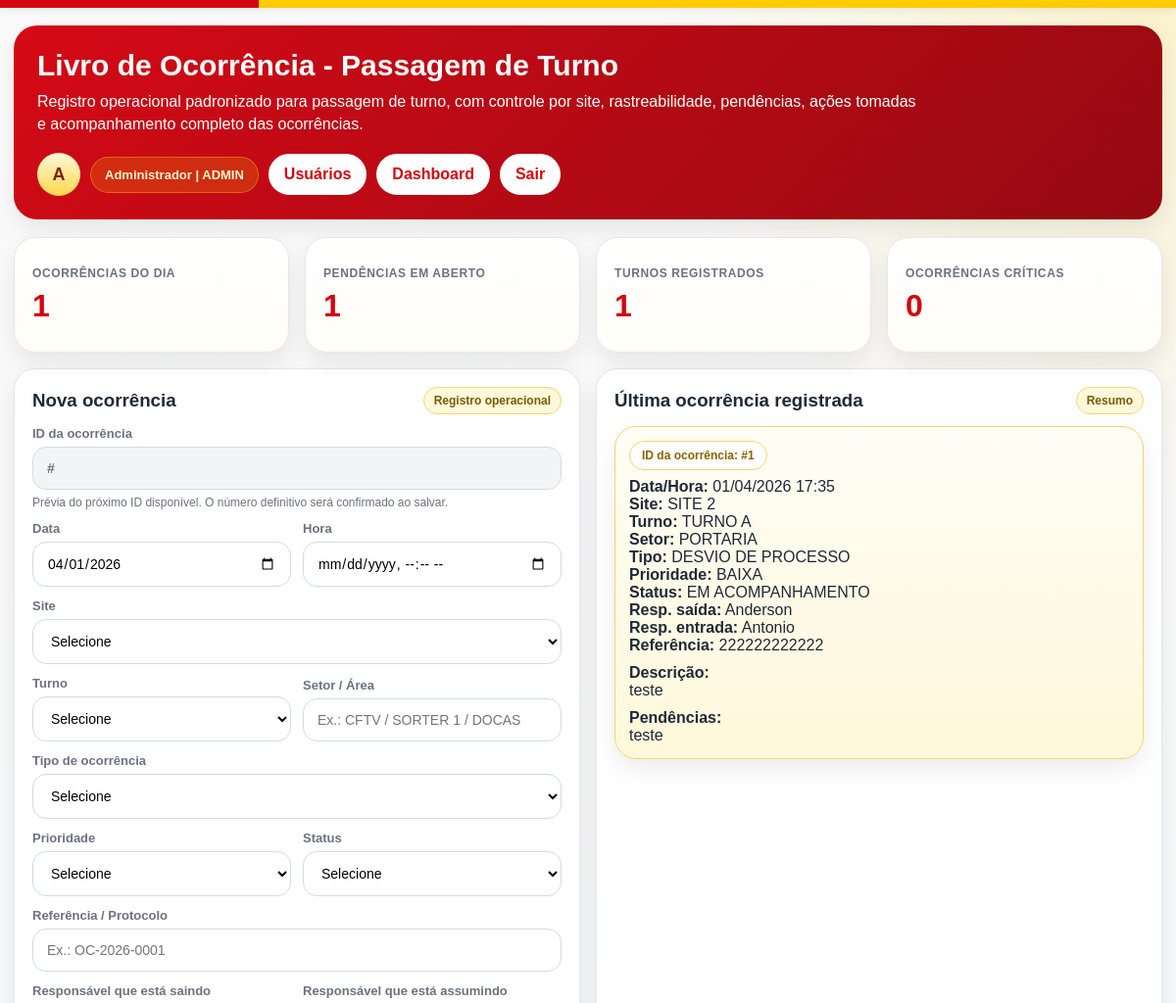
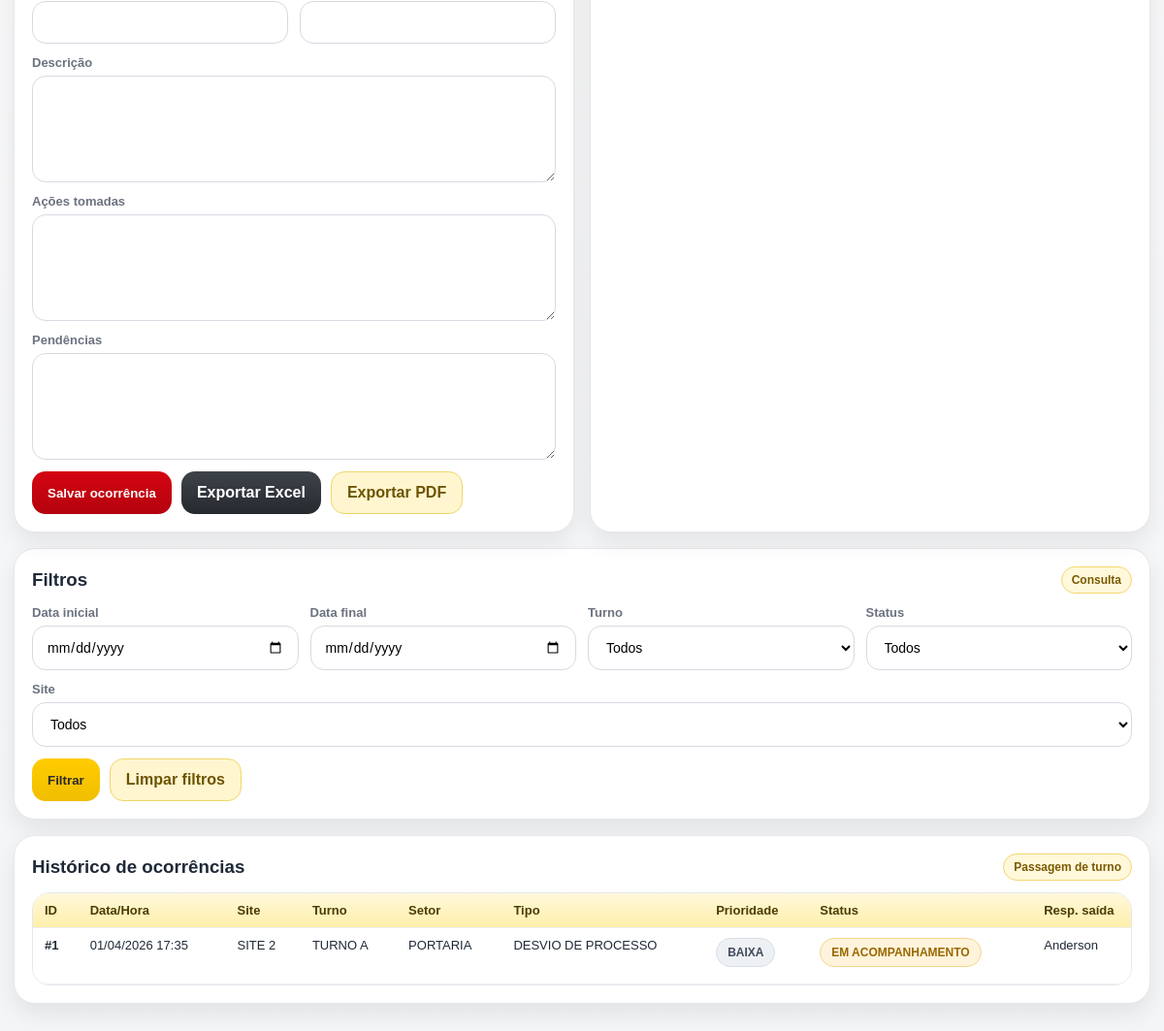
Page / (signed in) on the earlier database version (2 pictures, top to bottom).
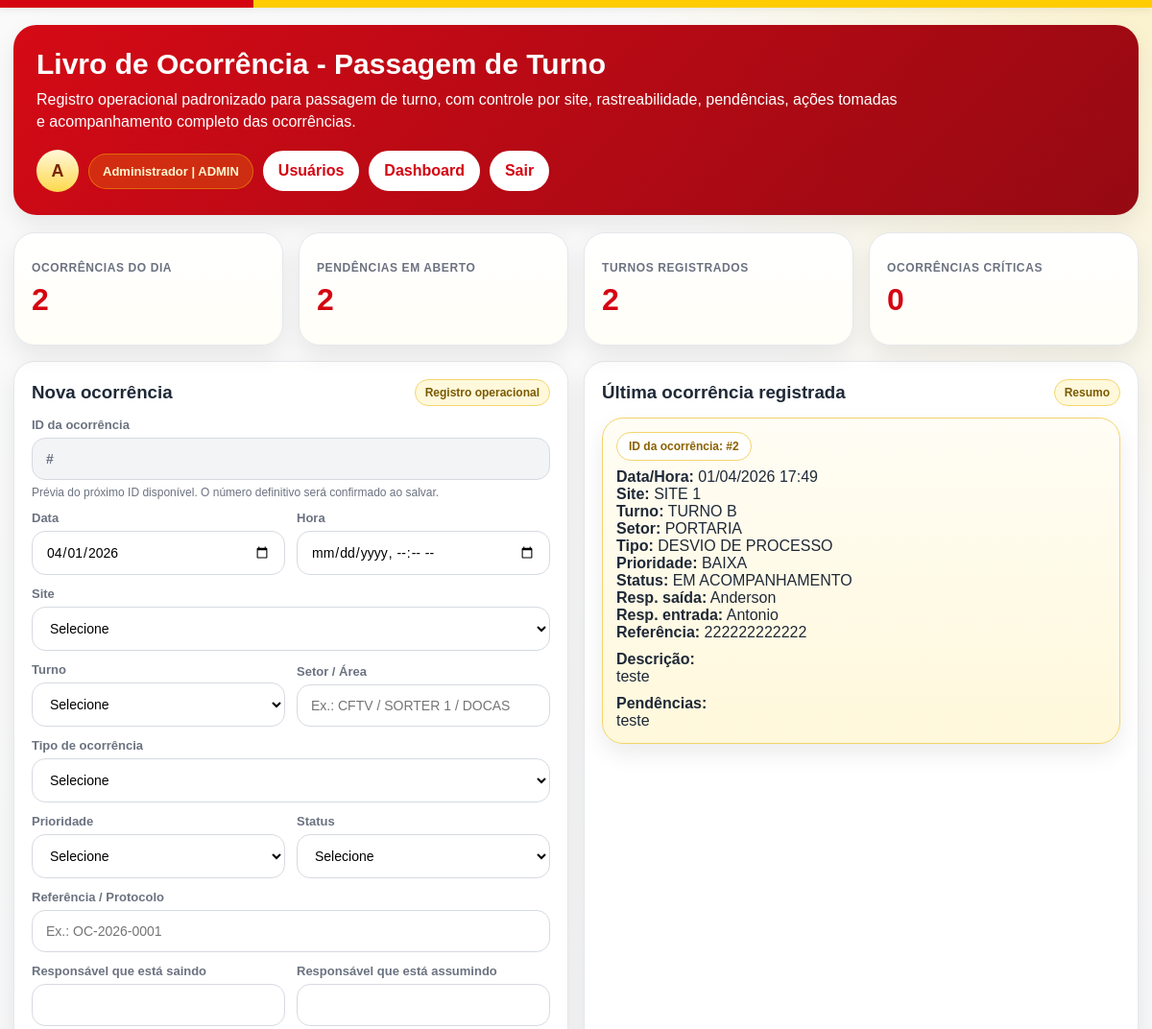
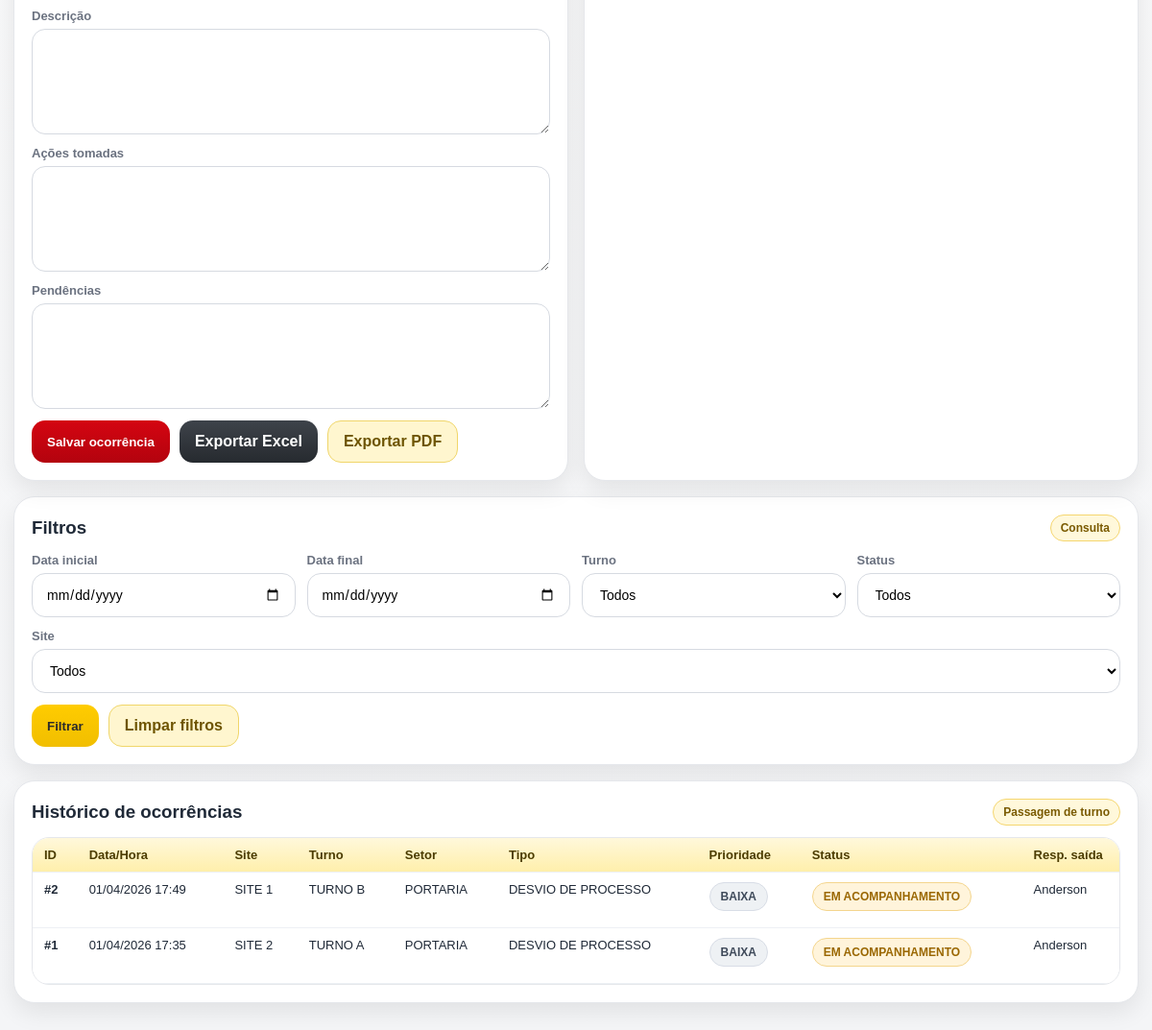
Same page on the later database version (2 pictures, top to bottom).
### app.py (models this page shows)
class OcorrenciaTurno(db.Model):
    __tablename__ = "ocorrencias_turno"
    id = db.Column(db.Integer, primary_key=True)
    data_ocorrencia = db.Column(db.Date, nullable=False, default=date.today)
    data_hora_registro = db.Column(db.DateTime, nullable=False, default=datetime.now)
    site = db.Column(db.String(80), nullable=False)
    turno = db.Column(db.String(30), nullable=False)
    setor = db.Column(db.String(100), nullable=False)
    tipo_ocorrencia = db.Column(db.String(100), nullable=False)
    prioridade = db.Column(db.String(20), nullable=False)
    responsavel_saida = db.Column(db.String(120), nullable=False)
    responsavel_entrada = db.Column(db.String(120), nullable=False)
    descricao = db.Column(db.Text, nullable=False)
    acoes_tomadas = db.Column(db.Text, nullable=True)
    pendencias = db.Column(db.Text, nullable=True)
    status = db.Column(db.String(40), nullable=False)
    referencia = db.Column(db.String(80), nullable=True)
    criado_por = db.Column(db.String(120), nullable=True)
    created_at = db.Column(db.DateTime, nullable=False, default=datetime.now)
    updated_at = db.Column(db.DateTime, nullable=True)
    def to_dict(self):
        return {
            "id": self.id,
            "data_ocorrencia": self.data_ocorrencia.strftime("%d/%m/%Y") if self.data_ocorrencia else "",
            "data_hora_registro": self.data_hora_registro.strftime("%d/%m/%Y %H:%M") if self.data_hora_registro else "",
            "site": self.site,
            "turno": self.turno,
            "setor": self.setor,
            "tipo_ocorrencia": self.tipo_ocorrencia,
            "prioridade": self.prioridade,
            "responsavel_saida": self.responsavel_saida,
            "responsavel_entrada": self.responsavel_entrada,
            "descricao": self.descricao,
            "acoes_tomadas": self.acoes_tomadas or "",
            "pendencias": self.pendencias or "",
            "status": self.status,
            "referencia": self.referencia or "",
            "criado_por": self.criado_por or "",
        }

### app.py (the view)
@app.route("/", methods=["GET"])
@login_required
def index():
    query, filtros = get_filtros_ocorrencias()
    ocorrencias_db = query.all()
    ocorrencias = [o.to_dict() for o in ocorrencias_db]
    ultima_ocorrencia = ocorrencias[0] if ocorrencias else None
    return render_template(
        "livro_ocorrencia.html",
        resumo=resumo_cards(),
        ultima_ocorrencia=ultima_ocorrencia,
        ocorrencias=ocorrencias,
        filtros=filtros,
        hoje=date.today().strftime("%Y-%m-%d")
    )

### app.py (called while the page is built)
def login_required(funcao):
    @wraps(funcao)
    def wrapper(*args, **kwargs):
        if not session.get("user_id"):
            flash("Faça login para acessar o sistema.", "warning")
            return redirect(url_for("login"))
        return funcao(*args, **kwargs)
    return wrapper

### templates/livro_ocorrencia.html (shortened to what this page needs)
<!doctype html>
<html lang="pt-br">
<head>
</head>
<body>
  <div class="topbar"></div>
  <div class="wrap">
    <div class="hero">
      <div class="hero-content">
        <div>
          <h1>Livro de Ocorrência - Passagem de Turno</h1>
          <p>
            Registro operacional padronizado para passagem de turno, com controle por site,
            rastreabilidade, pendências, ações tomadas e acompanhamento completo das ocorrências.
          </p>
        </div>
        <div class="hero-user">
          <div class="avatar">{{ (session.get('username', 'U')[:1] or 'U')|upper }}</div>
          <div class="hero-badge">{{ session.get('username', 'Usuário') }} | {{ session.get('user_role', 'USER') }}</div>
          {% if session.get('user_role') == 'ADMIN' %}
            <a href="{{ url_for('usuarios') }}" class="logout-btn">Usuários</a>
          {% endif %}
          <a href="{{ url_for('dashboard_ocorrencias') }}" class="logout-btn">Dashboard</a>
          <a href="{{ url_for('logout') }}" class="logout-btn">Sair</a>
        </div>
      </div>
    </div>
    <div class="grid grid-4">
      <div class="card kpi">
        <div class="label">Ocorrências do dia</div>
        <div class="value">{{ resumo.ocorrencias_dia or 0 }}</div>
      </div>
      <div class="card kpi">
        <div class="label">Pendências em aberto</div>
        <div class="value">{{ resumo.pendencias_abertas or 0 }}</div>
      </div>
      <div class="card kpi">
        <div class="label">Turnos registrados</div>
        <div class="value">{{ resumo.turnos_registrados or 0 }}</div>
      </div>
      <div class="card kpi">
        <div class="label">Ocorrências críticas</div>
        <div class="value">{{ resumo.ocorrencias_criticas or 0 }}</div>
      </div>
    </div>
    <div style="height:16px"></div>
    <div class="grid grid-2">
      <div class="card">
        <div class="section-title">
          <h3>Nova ocorrência</h3>
          <span class="section-chip">Registro operacional</span>
        </div>
        <form method="POST" action="{{ url_for('salvar_ocorrencia_turno') }}">
          <div class="row">
          <div class="field">
            <label>ID da ocorrência</label>
            <input type="text" value="#{{ proximo_id_previsto }}" readonly class="readonly-field">
            <div class="small">
              Prévia do próximo ID disponível. O número definitivo será confirmado ao salvar.
            </div>
          </div>
        </div>
          <div style="height:12px"></div>
          <div class="row">
            <div class="field">
              <label>Data</label>
              <input type="date" name="data_ocorrencia" value="{{ hoje }}" required>
            </div>
            <div class="field">
              <label>Hora</label>
              <input type="datetime-local" name="data_hora_registro" required>
            </div>
            <div class="field">
              <label>Site</label>
              <select name="site" required>
                <option value="">Selecione</option>
              </select>
            </div>
          </div>
          <div style="height:12px"></div>
          <div class="row">
            <div class="field">
              <label>Turno</label>
              <select name="turno" required>
                <option value="">Selecione</option>
              </select>
            </div>
            <div class="field">
              <label>Setor / Área</label>
              <input type="text" name="setor" placeholder="Ex.: CFTV / SORTER 1 / DOCAS" required>
            </div>
            <div class="field">
              <label>Tipo de ocorrência</label>
              <select name="tipo_ocorrencia" required>
                <option value="">Selecione</option>
              </select>
            </div>
          </div>
          <div style="height:12px"></div>
          <div class="row">
            <div class="field">
              <label>Prioridade</label>
              <select name="prioridade" required>
                <option value="">Selecione</option>
              </select>
            </div>
            <div class="field">
              <label>Status</label>
              <select name="status" required>
                <option value="">Selecione</option>
              </select>
            </div>
            <div class="field">
              <label>Referência / Protocolo</label>
              <input type="text" name="referencia" placeholder="Ex.: OC-2026-0001">
            </div>
          </div>
          <div style="height:12px"></div>
          <div class="row">
            <div class="field">
              <label>Responsável que está saindo</label>
              <input type="text" name="responsavel_saida" required>
            </div>
            <div class="field">
              <label>Responsável que está assumindo</label>
              <input type="text" name="responsavel_entrada" required>
            </div>
          </div>
          <div style="height:12px"></div>
          <div class="field">
            <label>Descrição</label>
            <textarea name="descricao" required></textarea>
          </div>
          <div style="height:12px"></div>
          <div class="field">
            <label>Ações tomadas</label>
            <textarea name="acoes_tomadas"></textarea>
          </div>
          <div style="height:12px"></div>
          <div class="field">
            <label>Pendências</label>
            <textarea name="pendencias"></textarea>
          </div>
          <div class="actions">
            <button type="submit" class="btn btn-red">Salvar ocorrência</button>
            <a href="{{ url_for('export_ocorrencias_excel', **filtros) }}" class="btn btn-dark">Exportar Excel</a>
            <a href="{{ url_for('export_ocorrencias_pdf', **filtros) }}" class="btn btn-soft">Exportar PDF</a>
          </div>
        </form>
      </div>
      <div class="card">
        <div class="section-title">
          <h3>Última ocorrência registrada</h3>
          <span class="section-chip">Resumo</span>
        </div>
        {% if ultima_ocorrencia %}
          <div class="card result-panel" style="padding:14px;">
            <div style="margin-bottom:8px;">
              <span class="id-chip">ID da ocorrência: #{{ ultima_ocorrencia.id }}</span>
            </div>
            <div><strong>Data/Hora:</strong> {{ ultima_ocorrencia.data_hora_registro }}</div>
            <div><strong>Site:</strong> {{ ultima_ocorrencia.site }}</div>
            <div><strong>Turno:</strong> {{ ultima_ocorrencia.turno }}</div>
            <div><strong>Setor:</strong> {{ ultima_ocorrencia.setor }}</div>
            <div><strong>Tipo:</strong> {{ ultima_ocorrencia.tipo_ocorrencia }}</div>
            <div><strong>Prioridade:</strong> {{ ultima_ocorrencia.prioridade }}</div>
            <div><strong>Status:</strong> {{ ultima_ocorrencia.status }}</div>
            <div><strong>Resp. saída:</strong> {{ ultima_ocorrencia.responsavel_saida }}</div>
            <div><strong>Resp. entrada:</strong> {{ ultima_ocorrencia.responsavel_entrada }}</div>
            <div><strong>Referência:</strong> {{ ultima_ocorrencia.referencia or '-' }}</div>
            <div style="margin-top:10px;"><strong>Descrição:</strong></div>
            <div>{{ ultima_ocorrencia.descricao }}</div>
            <div style="margin-top:10px;"><strong>Pendências:</strong></div>
            <div>{{ ultima_ocorrencia.pendencias or '-' }}</div>
          </div>
        {% else %}
          <div class="small">Nenhuma ocorrência cadastrada até o momento.</div>
        {% endif %}
      </div>
    </div>
    <div style="height:16px"></div>
    <div class="card">
      <div class="section-title">
        <h3>Filtros</h3>
        <span class="section-chip">Consulta</span>
      </div>
      <form method="GET" action="{{ url_for('index') }}">
        <div class="row">
          <div class="field">
            <label>Data inicial</label>
            <input type="date" name="data_inicial" value="{{ filtros.data_inicial }}">
          </div>
          <div class="field">
            <label>Data final</label>
            <input type="date" name="data_final" value="{{ filtros.data_final }}">
          </div>
          <div class="field">
            <label>Turno</label>
            <select name="turno">
              <option value="">Todos</option>
            </select>
          </div>
          <div class="field">
            <label>Status</label>
            <select name="status">
              <option value="">Todos</option>
            </select>
          </div>
          <div class="field">
            <label>Site</label>
            <select name="site">
              <option value="">Todos</option>
            </select>
          </div>
        </div>
        <div class="actions">
          <button type="submit" class="btn btn-primary">Filtrar</button>
          <a href="{{ url_for('index') }}" class="btn btn-soft">Limpar filtros</a>
        </div>
      </form>
    </div>
    <div style="height:16px"></div>
    <div class="card">
      <div class="section-title">
        <h3>Histórico de ocorrências</h3>
        <span class="section-chip">Passagem de turno</span>
      </div>
      <div class="table-wrap">
        <table>
          <thead>
            <tr>
              <th>ID</th>
              <th>Data/Hora</th>
              <th>Site</th>
              <th>Turno</th>
              <th>Setor</th>
              <th>Tipo</th>
              <th>Prioridade</th>
              <th>Status</th>
              <th>Resp. saída</th>
            </tr>
          </thead>
          <tbody>
            {% for r in ocorrencias %}
              <tr>
                <td><strong>#{{ r.id }}</strong></td>
                <td>{{ r.data_hora_registro }}</td>
                <td>{{ r.site }}</td>
                <td>{{ r.turno }}</td>
                <td>{{ r.setor }}</td>
                <td>{{ r.tipo_ocorrencia }}</td>
                <td>
                  <span class="badge
                    {% if r.prioridade == 'CRITICA' %}dangerb
                    {% elif r.prioridade == 'ALTA' %}warnb
                    {% else %}mutedb{% endif %}">
                    {{ r.prioridade }}
                  </span>
                </td>
                <td>
                  <span class="badge
                    {% if r.status == 'FINALIZADO' %}ok
                    {% elif r.status == 'EM ACOMPANHAMENTO' %}warnb
                    {% else %}dangerb{% endif %}">
                    {{ r.status }}
                  </span>
                </td>
                <td>{{ r.responsavel_saida }}</td>
              </tr>
            {% else %}
              <tr>
                <td colspan="13">Nenhuma ocorrência registrada.</td>
              </tr>
            {% endfor %}
          </tbody>
        </table>
      </div>
    </div>
  </div>
</body>
</html>

Differences in the rows shown:
added OcorrenciaTurno: site "SITE 1", turno "TURNO B", setor "PORTARIA", tipo_ocorrencia "DESVIO DE PROCESSO", prioridade "BAIXA", status "EM ACOMPANHAMENTO", responsavel_saida "Anderson", responsavel_entrada "Antonio", referencia "222222222222", descricao "teste", pendencias "teste", id "2", data_hora_registro "01/04/2026 17:49"
Other differences:
{{ resumo.ocorrencias_dia or 0 }}: "1" → "2"
{{ resumo.pendencias_abertas or 0 }}: "1" → "2"
{{ resumo.turnos_registrados or 0 }}: "1" → "2"
{{ ultima_ocorrencia.id }}: "1" → "2"
{{ ultima_ocorrencia.data_hora_registro }}: "01/04/2026 17:35" → "01/04/2026 17:49"
{{ ultima_ocorrencia.site }}: "SITE 2" → "SITE 1"
{{ ultima_ocorrencia.turno }}: "TURNO A" → "TURNO B"
